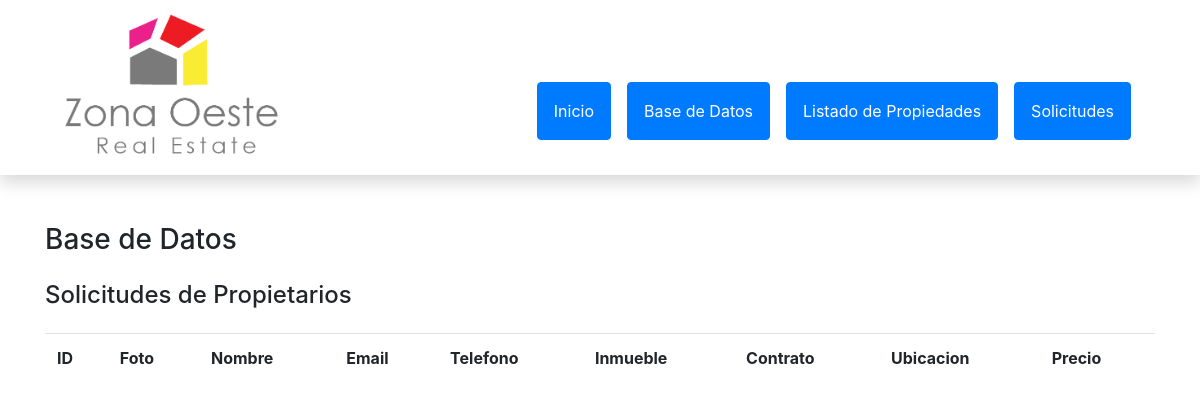
Page /resources/database/solicitudes.php (signed in) on the earlier database version.
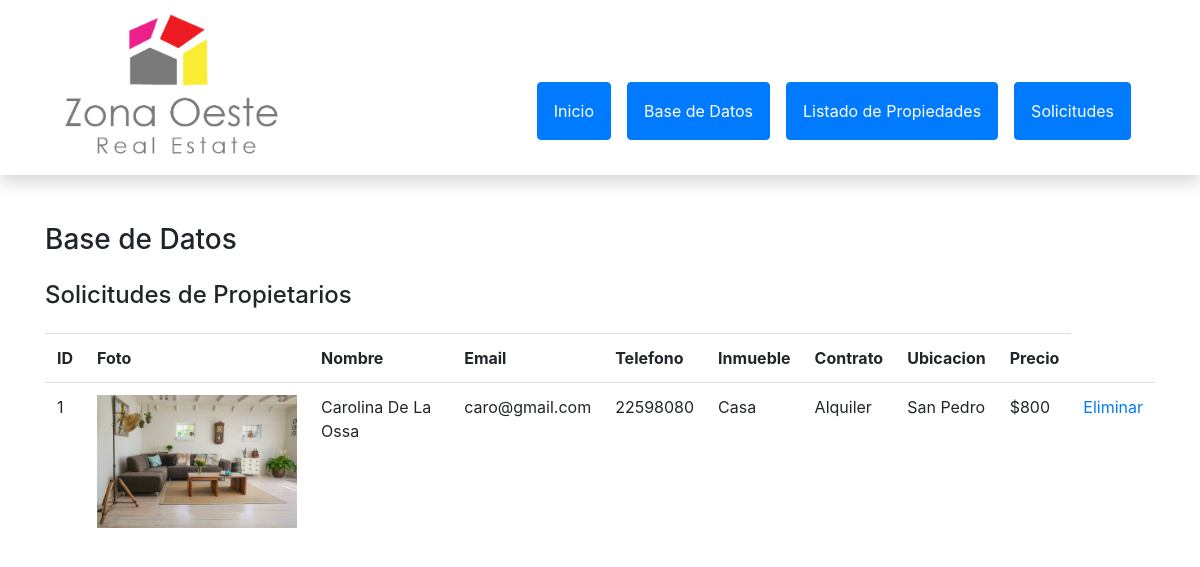
Same page on the later database version.
### tables this page shows
CREATE TABLE `solicitudes` (
  `id` int(11) NOT NULL,
  `foto` varchar(250) NOT NULL,
  `nombre` varchar(50) NOT NULL,
  `email` varchar(50) NOT NULL,
  `telefono` text NOT NULL,
  `inmueble` varchar(20) NOT NULL,
  `contrato` varchar(20) NOT NULL,
  `ubicacion` varchar(50) NOT NULL,
  `precio` int(20) NOT NULL
);

### resources/database/solicitudes.php (the view, shortened to what this page needs)
<?php
include_once("dataheader.php");
include_once("dataconfig.php");
$result= mysqli_query($connection, "SELECT * FROM solicitudes ORDER BY id DESC");
?>
        <body>
            <div class="container">
            <h3 class="my-4">Base de Datos</h3>
            <h4 class="my-4">Solicitudes de Propietarios</h4>
            <table class="table">
            <tr>
                <th>ID</th>
                <th>Foto</th>
                <th>Nombre</th>
                <th>Email</th>
                <th>Telefono</th>
                <th>Inmueble</th>
                <th>Contrato</th>
                <th>Ubicacion</th>
                <th>Precio</th>
            </tr>
            <?php
                while($user_data = mysqli_fetch_array($result)) {
                    echo "<tr>";
                    echo "<td>".$user_data['id']."</td>";
                    echo "<td><img src='../../".$user_data['foto']."'width='200px'></td>";
                    echo "<td>".$user_data['nombre']."</td>";
                    echo "<td>".$user_data['email']."</td>";
                    echo "<td>".$user_data['telefono']."</td>";
                    echo "<td>".$user_data['inmueble']."</td>";
                    echo "<td>".$user_data['contrato']."</td>";
                    echo "<td>".$user_data['ubicacion']."</td>";
                    echo "<td>$".$user_data['precio']."</td>";
                    echo "<td><a href='deletesolicitud.php?id=$user_data[id]'>Eliminar</a></td></tr>";
                }
            ?>
            </table>
            </div>
        </body>
</html>

### resources/database/dataheader.php (shortened to what this page needs)
<!DOCTYPE html>
<html>
<head>
    <link rel="stylesheet" href="https://use.fontawesome.com/releases/v5.5.0/css/all.css">
    <link rel="stylesheet" href="https://stackpath.bootstrapcdn.com/bootstrap/4.1.3/css/bootstrap.min.css">
</head>
<body>
<header class="shadow">
        <div class="container mb-5" id= "menuinicio">
            <nav class="navbar navbar-expand-sm navbar-light bg-white">
                <a class="navbar-brand" href="nosotros.php"><img src="../../resources/logo.png" alt="ZonaOesteLogo" width="220px"></a>
                <div id="navbarNav" class="collapse navbar-collapse pt-5">
                    <ul class="navbar-nav ml-auto">
                           <li class="nav-item dropdown">
                            <a href="../../nosotros.php" class="nav-link btn btn-primary p-3 m-2 text-white">Inicio</a>
                        </li>
                           <li class="nav-item dropdown">
                            <a href="database.php" class="nav-link btn btn-primary  p-3 m-2 text-white">Base de Datos</a>
                        </li>
                           <li class="nav-item dropdown">
                            <a href="../../propiedades.php" class="nav-link btn btn-primary  p-3 m-2 text-white">Listado de Propiedades</a>
                        </li>
                        <li class="nav-item dropdown">
                            <a href="solicitudes.php" class="nav-link btn btn-primary  p-3 m-2 text-white">Solicitudes</a>
                        </li>
                    </ul>
                </div>
            </nav>
        </div>
    </header>

Differences in the rows shown:
added solicitudes: id "1", foto (picture), nombre "Carolina De La Ossa", email "caro@gmail.com", telefono "22598080", inmueble "Casa", contrato "Alquiler", ubicacion "San Pedro", precio "800"
